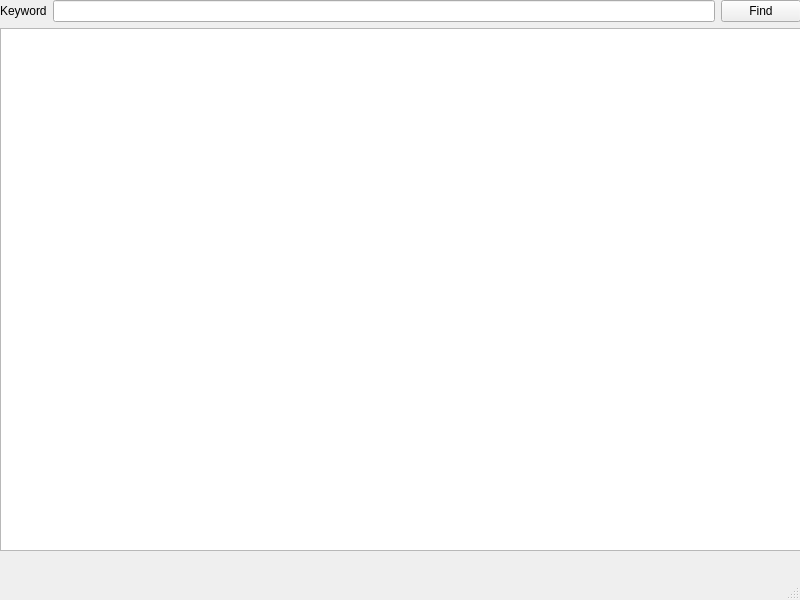
<?xml version="1.0" encoding="UTF-8"?>
<ui version="4.0">
 <class>TextFinder</class>
 <widget class="QMainWindow" name="TextFinder">
  <property name="geometry">
   <rect>
    <x>0</x>
    <y>0</y>
    <width>800</width>
    <height>600</height>
   </rect>
  </property>
  <property name="windowTitle">
   <string>TextFinder</string>
  </property>
  <widget class="QWidget" name="centralwidget">
   <widget class="QWidget" name="">
    <property name="geometry">
     <rect>
      <x>0</x>
      <y>0</y>
      <width>801</width>
      <height>551</height>
     </rect>
    </property>
    <layout class="QVBoxLayout" name="verticalLayout">
     <item>
      <layout class="QHBoxLayout" name="horizontalLayout_2">
       <item>
        <widget class="QLabel" name="label">
         <property name="text">
          <string>Keyword</string>
         </property>
        </widget>
       </item>
       <item>
        <widget class="QLineEdit" name="lineEdit"/>
       </item>
       <item>
        <widget class="QPushButton" name="pushButton">
         <property name="text">
          <string>Find</string>
         </property>
        </widget>
       </item>
      </layout>
     </item>
     <item>
      <widget class="QTextEdit" name="textEdit"/>
     </item>
    </layout>
   </widget>
  </widget>
  <widget class="QMenuBar" name="menubar">
   <property name="geometry">
    <rect>
     <x>0</x>
     <y>0</y>
     <width>800</width>
     <height>22</height>
    </rect>
   </property>
  </widget>
  <widget class="QStatusBar" name="statusbar"/>
 </widget>
 <resources/>
 <connections/>
</ui>
